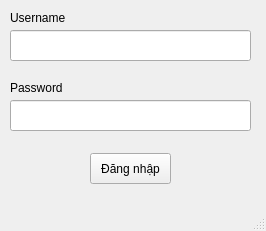
<?xml version="1.0" encoding="UTF-8"?>
<ui version="4.0">
 <class>MainWindow</class>
 <widget class="QMainWindow" name="MainWindow">
  <property name="geometry">
   <rect>
    <x>0</x>
    <y>0</y>
    <width>266</width>
    <height>231</height>
   </rect>
  </property>
  <property name="windowTitle">
   <string>MainWindow</string>
  </property>
  <widget class="QWidget" name="centralwidget">
   <widget class="QLabel" name="label">
    <property name="geometry">
     <rect>
      <x>10</x>
      <y>10</y>
      <width>71</width>
      <height>16</height>
     </rect>
    </property>
    <property name="text">
     <string>Username</string>
    </property>
   </widget>
   <widget class="QLineEdit" name="lineEdit">
    <property name="geometry">
     <rect>
      <x>10</x>
      <y>30</y>
      <width>241</width>
      <height>31</height>
     </rect>
    </property>
   </widget>
   <widget class="QLabel" name="label_2">
    <property name="geometry">
     <rect>
      <x>10</x>
      <y>80</y>
      <width>71</width>
      <height>16</height>
     </rect>
    </property>
    <property name="text">
     <string>Password</string>
    </property>
   </widget>
   <widget class="QLineEdit" name="lineEdit_2">
    <property name="geometry">
     <rect>
      <x>10</x>
      <y>100</y>
      <width>241</width>
      <height>31</height>
     </rect>
    </property>
   </widget>
   <widget class="QPushButton" name="pushButton">
    <property name="geometry">
     <rect>
      <x>90</x>
      <y>153</y>
      <width>81</width>
      <height>31</height>
     </rect>
    </property>
    <property name="text">
     <string>Đăng nhập</string>
    </property>
   </widget>
  </widget>
  <widget class="QMenuBar" name="menubar">
   <property name="geometry">
    <rect>
     <x>0</x>
     <y>0</y>
     <width>266</width>
     <height>22</height>
    </rect>
   </property>
  </widget>
  <widget class="QStatusBar" name="statusbar"/>
 </widget>
 <resources/>
 <connections/>
</ui>
